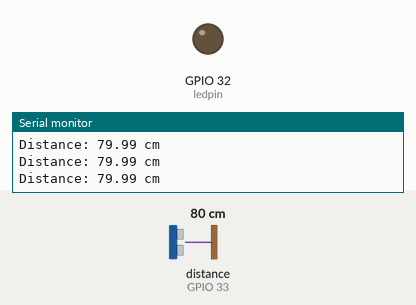
This program was run on a simulated ESP32. On the bench: output pins drawn as LEDs (lit = HIGH), the last lines printed to the serial monitor. Wiring (inferred from the names in the program): ultrasonic range finder: trigger GPIO 26; echo GPIO 33. The test bench sets the inputs (shaded band); at power-on: distance to the obstacle (sensor on GPIO 33) 80 cm. The echo pulse lasts 58.3 µs per cm; WiFi joins after 1.5 s; servers stay silent unless stated; pins used as bus, display or sensor lines are not drawn.

Above: at 3.5 s.
3.6 s: distance to the obstacle (sensor on GPIO 33) set to 12 cm
5.1 s: distance to the obstacle (sensor on GPIO 33) set to 9 cm
At 5.5 s:
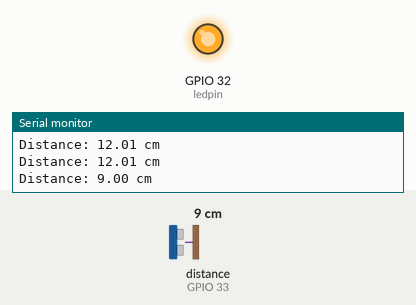
6.6 s: distance to the obstacle (sensor on GPIO 33) set to 18 cm
At 7.8 s:
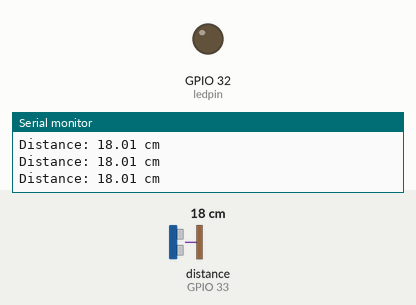
8.1 s: distance to the obstacle (sensor on GPIO 33) set to 2 cm
At 9.7 s:
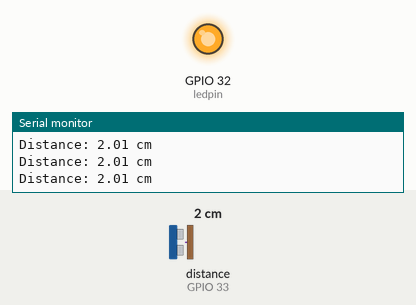
Timing chart, 0 to 10.7 s (numbered marks = the images above; inputs shaded):
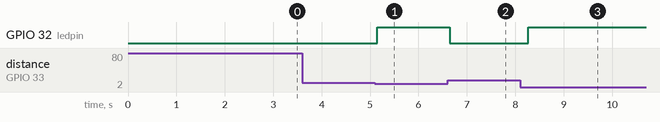

Measured:
- the behaviour switches between 11 and 10 cm on distance to the obstacle (sensor on GPIO 33) (found by bisection; images 0 and 1)
- after the input at 5.1 s, GPIO 32 (ledpin): LOW → HIGH after 0.05 s
- after the input at 6.6 s, GPIO 32 (ledpin): HIGH → LOW after 0.05 s
- after the input at 8.1 s, GPIO 32 (ledpin): LOW → HIGH after 0.16 s

The program:

main.cpp
```cpp
#include <Arduino.h>
#include <WiFi.h>
#include <WiFiClientSecure.h>
#include <UniversalTelegramBot.h>
#include <ArduinoJson.h>

// WiFi
const char* ssid = "host";
const char* password = "pwd";

// Telegram
#define BOTtoken "BOT TOKEN"
#define CHAT_ID "CHAT ID"

WiFiClientSecure client;
UniversalTelegramBot bot(BOTtoken, client);

int ledpin = 32;
int triggerpin = 26;
int echopin= 33;
void setup() {
  Serial.begin(115200);
  WiFi.begin(ssid, password);
  while ((WiFi.status()!= WL_CONNECTED));
  {

    delay(500);
    Serial.print(".");
  }
  Serial.println("\nConnected to Wifi");
  client.setInsecure(); // skip certificate check for Telegram

  // Send message when ESP32 starts
  bot.sendMessage(CHAT_ID, "ESP32 is online", "");


  pinMode(ledpin, OUTPUT);
  pinMode(echopin, INPUT);
  pinMode(triggerpin, OUTPUT);


}

void loop() {

  digitalWrite(triggerpin, LOW);
  delayMicroseconds(2);
  digitalWrite(triggerpin, HIGH);
  delayMicroseconds(10);
  digitalWrite(triggerpin, LOW);

  // Measure echo time
  long duration = pulseIn(echopin, HIGH, 30000); // 30ms timeout (~5m range)

  if (duration == 0) {
    Serial.println("Out of range");
  } else {
    float distance = (duration * 0.0343) / 2; // cm
    Serial.print("Distance: ");
    Serial.print(distance);
    Serial.println(" cm");


    if (distance <= 10)
    {

      digitalWrite(ledpin,HIGH);
      bot.sendMessage(CHAT_ID, "LED is ON", "");
    }
    else{
      digitalWrite(ledpin, LOW);
    }

  }

  delay(200);


}
```
